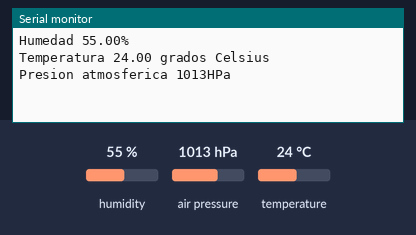
The sketch below on a simulated ESP32. On the bench: the last lines printed to the serial monitor. The test bench sets the inputs (shaded band); at power-on: humidity 55 %, air pressure 1013 hPa, temperature 24 °C. Nothing arrives over Bluetooth unless stated.

Above: at 3.2 s.
3.3 s: humidity set to 22 %
6.1 s: air pressure set to 952 hPa
At 8.1 s:
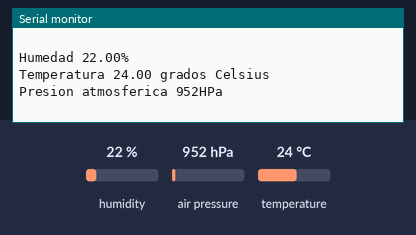
8.9 s: temperature set to 12 °C
11.7 s: air pressure set to 975 hPa
At 13.5 s:
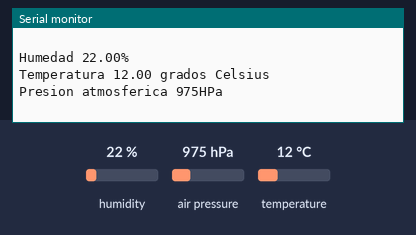
14.5 s: humidity set to 40 %
Timing chart, 0 to 17.5 s (numbered marks = the images above; inputs shaded):
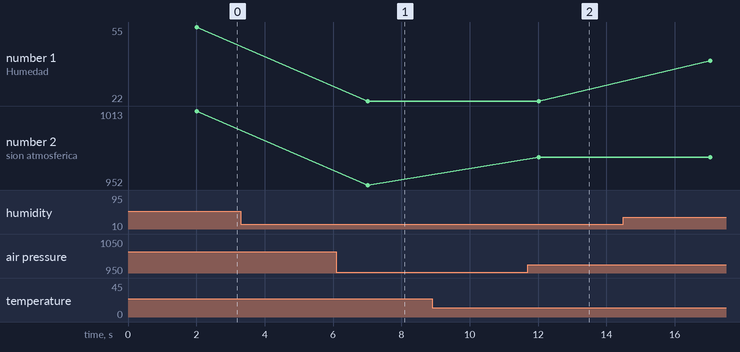

The sketch:

Estacion_meteorologica.ino
```cpp
#include <DHT.h> //https://github.com/adafruit/DHT-sensor-library (1.4.6)
#include <Adafruit_Sensor.h> //https://github.com/adafruit/Adafruit_Sensor (1.1.14)
#include <Adafruit_BMP085.h> //https://github.com/adafruit/Adafruit-BMP085-Library (1.2.4)
#include "BluetoothSerial.h"
#include <SPI.h>

/*
* Definicion de los pines a usar
*/

#define pin_dht22 4 // Sensor humedad y temperatura

/*
* Como el sensor de presion BMP085 es i2c
* 3.3 ==> 3.3 Voltios (NUNCA A 5V, para ello usar VCC)
* SDA ==> D21 (ESP32)
* SLC ==> D22 (ESP32)
* GND ==> GND
* VCC ==> 5V (SOLO SI NO USAS 3v3, no usar las dos a la vez)
*/
#define pin_sensor_lluvia 34
#define nombre_bluetooth "meteo_ESP" //Se puede moner el nombre a preferencia

/*
* Inicializacion de los objetos y variables
*/

DHT sensor_humedad(pin_dht22, DHT22);  // Si usamos un DHT21 en ver de un DHT22 cambiamos el 2º parametro "DHT22"
Adafruit_BMP085 sensor_presion;
float temperatura, humedad;
BluetoothSerial Serial_BT;

/*
* Funciones del programa
*/

void setup() {
  /*
  * Inicializacion de sensores y dispositivos
  */
  setCpuFrequencyMhz(240);
  Serial.begin(115200);
  Serial_BT.begin(nombre_bluetooth);
  sensor_humedad.begin();
  while (!sensor_presion.begin()) {
    Serial.println("Error al inicializar el sensor de presion atmosferica."); //Si el sensor de presion esta mal conectado saltara error
    delay(1000);
    }

  delay(2000); // Dejamos 2 sengudos a que se estabilicen los sensores
  }

void loop() {
  /* Obtencion de los datos de temepratura y humedad */
  humedad = sensor_humedad.readHumidity();
  temperatura = sensor_humedad.readTemperature();

  /* Salida datos por BT */


  Serial_BT.print("Humedad ");
  Serial_BT.print(humedad);
  Serial_BT.println("%");
  Serial_BT.print("Temperatura ");
  Serial_BT.print(temperatura);
  Serial_BT.println(" grados Celsius");
  Serial_BT.print("Humedad ");
  Serial_BT.print(humedad);
  Serial_BT.println("%");
  Serial_BT.print("Presion atmosferica  ");
  Serial_BT.print(sensor_presion.readPressure() / 100); // Leemos presion atm. y aplica conversion de pascales a hectopascales
  Serial_BT.println(" Hpa");


  /* Salida datos por serial */

  Serial.print("Humedad ");
  Serial.print(humedad);
  Serial.println("%");
  Serial.print("Temperatura ");
  Serial.print(temperatura);
  Serial.println(" grados Celsius");
  Serial.print("Presion atmosferica ");
  Serial.print(sensor_presion.readPressure() / 100);
  Serial.println("HPa");
  Serial.println(" ");


  delay(5000);

  }
```

Measured:
- after the input at 6.1 s, the serial monitor: prints a new line after 0.92 s (image 1)
- after the input at 11.7 s, the serial monitor: prints a new line after 0.33 s (image 2)
- plotted number 1: 22 → 40 after the input at 14.5 s
- plotted number 2: 1013 → 952 after the input at 6.1 s, 952 → 975 after the input at 11.7 s
